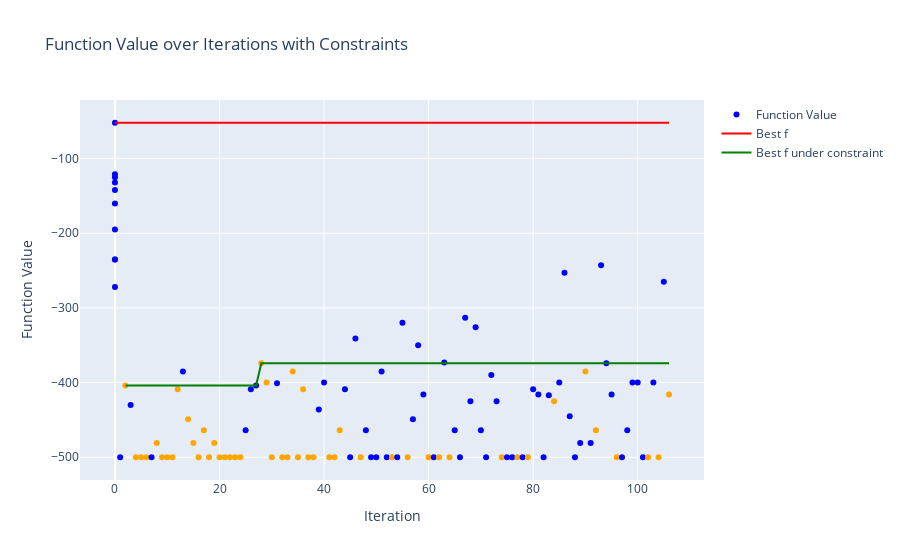

This figure's notebook cell:
### Markdown cell above
#### clipping=False

- 制約なし

### Code cell
filename = search_log_files(LOG_DIR, ["2024-08-27"])[4]
print(filename)
print()

log_file_path = os.path.join(LOG_DIR, filename)
df_merged, settings = parse_and_prepare_data(log_file_path)

print("実験設定")
display(settings)
print()
display(df_merged)

plot_function_values(df_merged)

### Figure 1 — Plotly figure (JSON) as saved in the notebook; plotly's stock layout.template omitted (floating-point values rounded to 4 significant figures)
{"data": [{"marker": {"color": ["blue", "blue", "blue", "blue", "blue", "blue", "blue", "blue", "blue", "blue", "blue", "orange", "blue", "orange", "orange", "orange", "blue", "orange", "orange", "orange", "orange", "orange", "blue", "orange", "orange", "orange", "orange", "orange", "orange", "orange", "orange", "orange", "orange", "orange", "blue", "blue", "blue", "orange", "orange", "orange", "blue", "orange", "orange", "orange", "orange", "orange", "orange", "orange", "blue", "blue", "orange", "orange", "orange", "blue", "blue", "blue", "orange", "blue", "blue", "blue", "blue", "blue", "orange", "blue", "blue", "orange", "blue", "blue", "blue", "orange", "blue", "orange", "blue", "orange", "blue", "blue", "blue", "blue", "blue", "blue", "blue", "blue", "blue", "orange", "blue", "blue", "orange", "blue", "orange", "blue", "blue", "blue", "blue", "orange", "blue", "blue", "blue", "blue", "blue", "orange", "blue", "orange", "blue", "blue", "blue", "orange", "blue", "blue", "blue", "blue", "blue", "orange", "blue", "orange", "blue", "orange"]}, "mode": "markers", "name": "Function Value", "type": "scatter", "x": [0, 0, 0, 0, 0, 0, 0, 0, 0, 0, 1, 2, 3, 4, 5, 6, 7, 8, 9, 10, 11, 12, 13, 14, 15, 16, 17, 18, 19, 20, 21, 22, 23, 24, 25, 26, 27, 28, 29, 30, 31, 32, 33, 34, 35, 36, 37, 38, 39, 40, 41, 42, 43, 44, 45, 46, 47, 48, 49, 50, 51, 52, 53, 54, 55, 56, 57, 58, 59, 60, 61, 62, 63, 64, 65, 66, 67, 68, 69, 70, 71, 72, 73, 74, 75, 76, 77, 78, 79, 80, 81, 82, 83, 84, 85, 86, 87, 88, 89, 90, 91, 92, 93, 94, 95, 96, 97, 98, 99, 100, 101, 102, 103, 104, 105, 106], "y": [-52, -132, -195, -235, -272, -125, -235, -160, -121, -142, -500, -404, -430, -500, -500, -500, -500, -481, -500, -500, -500, -409, -385, -449, -481, -500, -464, -500, -481, -500, -500, -500, -500, -500, -464, -409, -404, -374, -400, -500, -401, -500, -500, -385, -500, -409, -500, -500, -436, -400, -500, -500, -464, -409, -500, -341, -500, -464, -500, -500, -385, -500, -500, -500, -320, -500, -449, -350, -416, -500, -500, -500, -373, -500, -464, -500, -313, -425, -326, -464, -500, -390, -425, -500, -500, -500, -500, -500, -500, -409, -416, -500, -417, -425, -400, -253, -445, -500, -481, -385, -481, -464, -243, -374, -416, -500, -500, -464, -400, -400, -500, -500, -400, -500, -265, -416]}, {"line": {"color": "red"}, "mode": "lines", "name": "Best f", "type": "scatter", "x": [0, 0, 0, 0, 0, 0, 0, 0, 0, 0, 1, 2, 3, 4, 5, 6, 7, 8, 9, 10, 11, 12, 13, 14, 15, 16, 17, 18, 19, 20, 21, 22, 23, 24, 25, 26, 27, 28, 29, 30, 31, 32, 33, 34, 35, 36, 37, 38, 39, 40, 41, 42, 43, 44, 45, 46, 47, 48, 49, 50, 51, 52, 53, 54, 55, 56, 57, 58, 59, 60, 61, 62, 63, 64, 65, 66, 67, 68, 69, 70, 71, 72, 73, 74, 75, 76, 77, 78, 79, 80, 81, 82, 83, 84, 85, 86, 87, 88, 89, 90, 91, 92, 93, 94, 95, 96, 97, 98, 99, 100, 101, 102, 103, 104, 105, 106], "y": [-52, -52, -52, -52, -52, -52, -52, -52, -52, -52, -52, -52, -52, -52, -52, -52, -52, -52, -52, -52, -52, -52, -52, -52, -52, -52, -52, -52, -52, -52, -52, -52, -52, -52, -52, -52, -52, -52, -52, -52, -52, -52, -52, -52, -52, -52, -52, -52, -52, -52, -52, -52, -52, -52, -52, -52, -52, -52, -52, -52, -52, -52, -52, -52, -52, -52, -52, -52, -52, -52, -52, -52, -52, -52, -52, -52, -52, -52, -52, -52, -52, -52, -52, -52, -52, -52, -52, -52, -52, -52, -52, -52, -52, -52, -52, -52, -52, -52, -52, -52, -52, -52, -52, -52, -52, -52, -52, -52, -52, -52, -52, -52, -52, -52, -52, -52]}, {"line": {"color": "green"}, "mode": "lines", "name": "Best f under constraint", "type": "scatter", "x": [0, 0, 0, 0, 0, 0, 0, 0, 0, 0, 1, 2, 3, 4, 5, 6, 7, 8, 9, 10, 11, 12, 13, 14, 15, 16, 17, 18, 19, 20, 21, 22, 23, 24, 25, 26, 27, 28, 29, 30, 31, 32, 33, 34, 35, 36, 37, 38, 39, 40, 41, 42, 43, 44, 45, 46, 47, 48, 49, 50, 51, 52, 53, 54, 55, 56, 57, 58, 59, 60, 61, 62, 63, 64, 65, 66, 67, 68, 69, 70, 71, 72, 73, 74, 75, 76, 77, 78, 79, 80, 81, 82, 83, 84, 85, 86, 87, 88, 89, 90, 91, 92, 93, 94, 95, 96, 97, 98, 99, 100, 101, 102, 103, 104, 105, 106], "y": [null, null, null, null, null, null, null, null, null, null, null, -404, -404, -404, -404, -404, -404, -404, -404, -404, -404, -404, -404, -404, -404, -404, -404, -404, -404, -404, -404, -404, -404, -404, -404, -404, -404, -374, -374, -374, -374, -374, -374, -374, -374, -374, -374, -374, -374, -374, -374, -374, -374, -374, -374, -374, -374, -374, -374, -374, -374, -374, -374, -374, -374, -374, -374, -374, -374, -374, -374, -374, -374, -374, -374, -374, -374, -374, -374, -374, -374, -374, -374, -374, -374, -374, -374, -374, -374, -374, -374, -374, -374, -374, -374, -374, -374, -374, -374, -374, -374, -374, -374, -374, -374, -374, -374, -374, -374, -374, -374, -374, -374, -374, -374, -374]}], "layout": {"showlegend": true, "title": {"text": "Function Value over Iterations with Constraints"}, "xaxis": {"title": {"text": "Iteration"}}, "yaxis": {"title": {"text": "Function Value"}}}}
